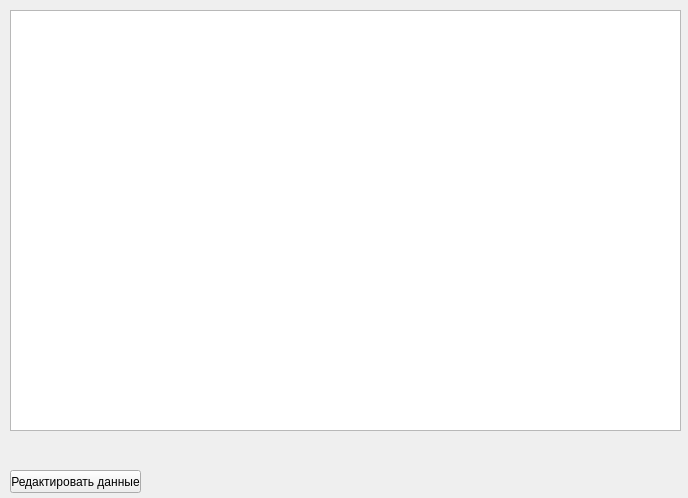
<?xml version="1.0" encoding="UTF-8"?>
<ui version="4.0">
 <class>Form</class>
 <widget class="QWidget" name="Form">
  <property name="geometry">
   <rect>
    <x>0</x>
    <y>0</y>
    <width>688</width>
    <height>498</height>
   </rect>
  </property>
  <property name="windowTitle">
   <string>Form</string>
  </property>
  <widget class="QTableWidget" name="table">
   <property name="geometry">
    <rect>
     <x>10</x>
     <y>10</y>
     <width>671</width>
     <height>421</height>
    </rect>
   </property>
  </widget>
  <widget class="QPushButton" name="change_data_btn">
   <property name="geometry">
    <rect>
     <x>10</x>
     <y>470</y>
     <width>131</width>
     <height>23</height>
    </rect>
   </property>
   <property name="text">
    <string>Редактировать данные</string>
   </property>
  </widget>
 </widget>
 <resources/>
 <connections/>
</ui>
